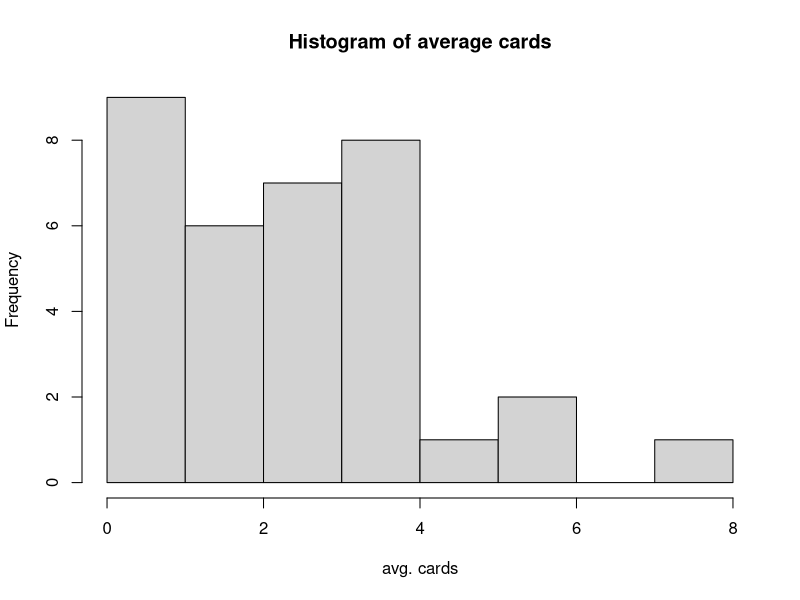
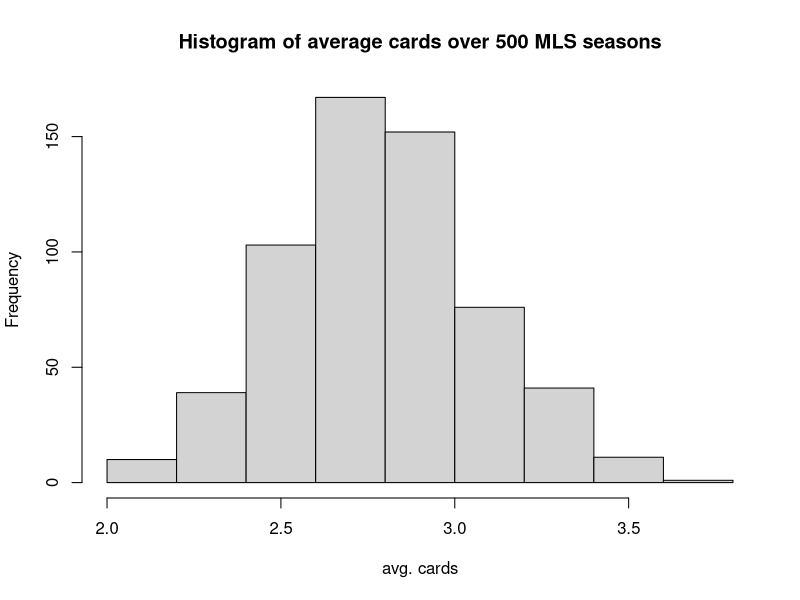
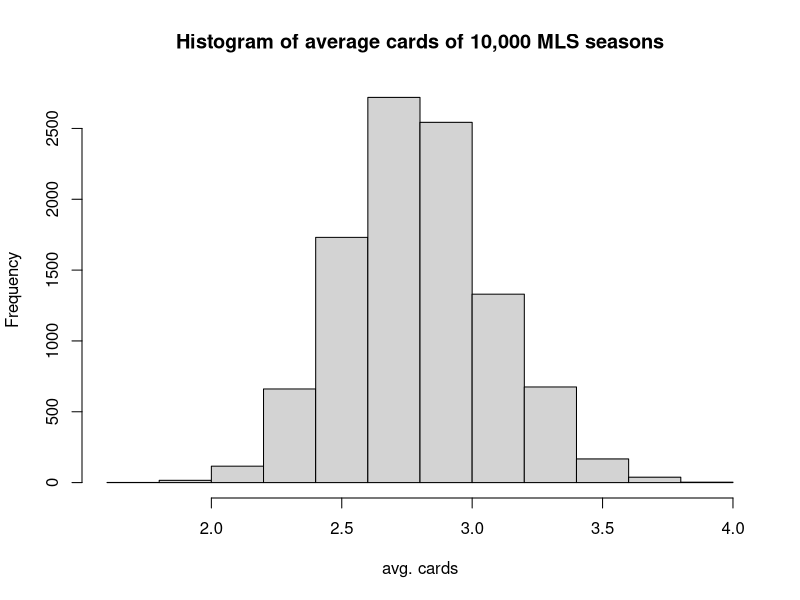
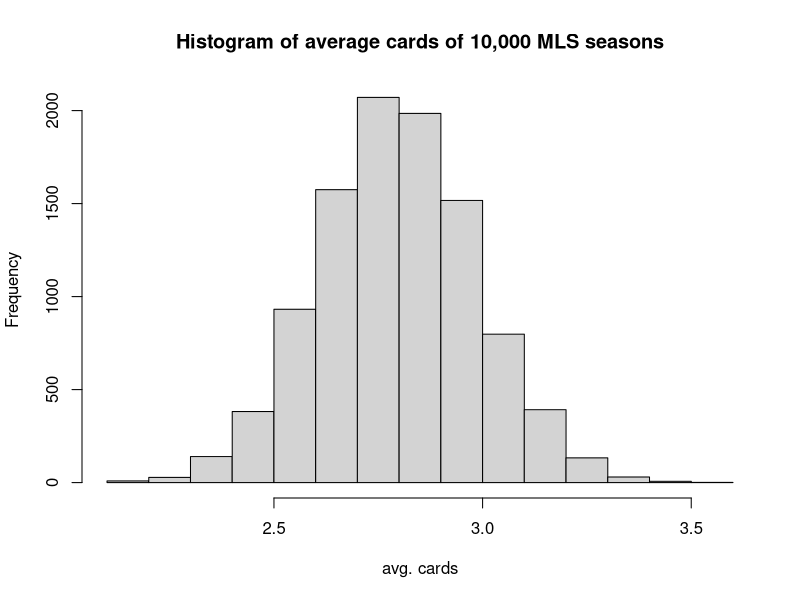
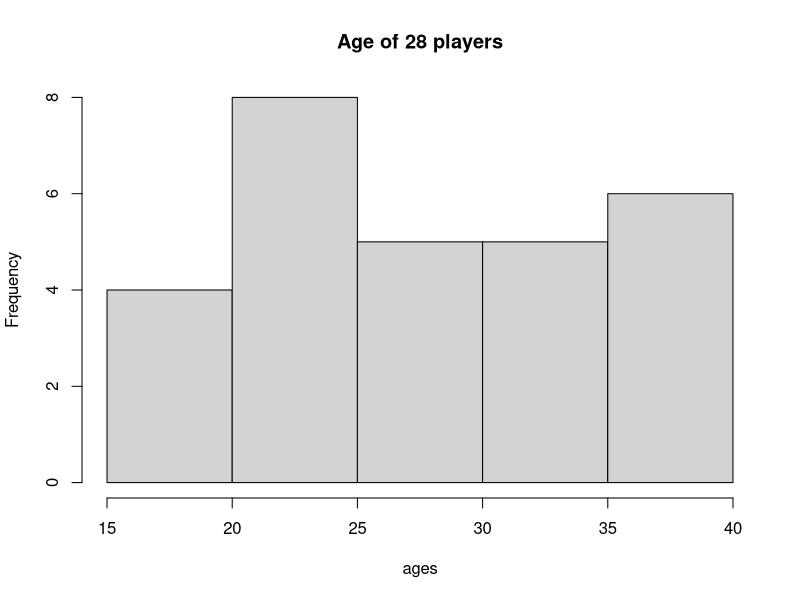
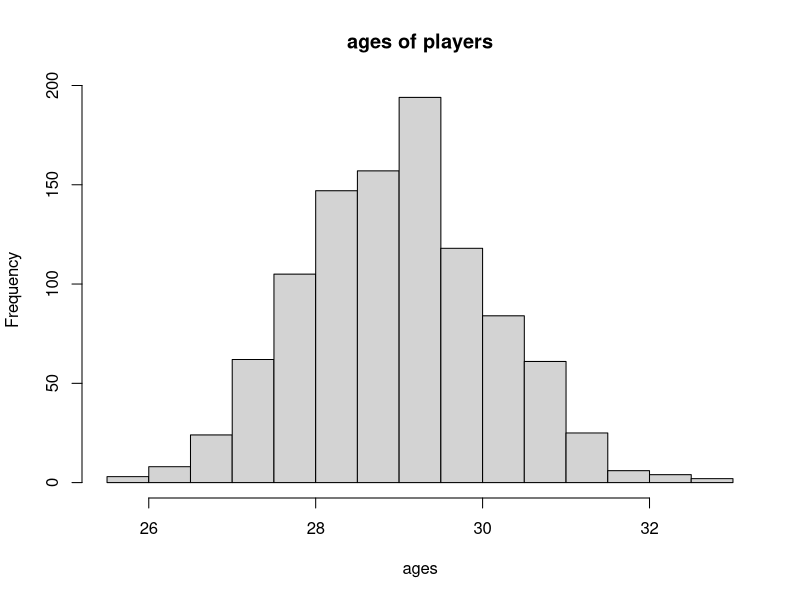

Here is the R script that generated these plots, in order:
## ---- chunk 1
number <- 34
C <- rep(NA, number)

for(i in 1:number){
  C[i] = rpois(1, 2.8)
}

hist(C, main="Histogram of average cards",xlab = "avg. cards")
## ---- chunk 2
mean(C)
var(C)
## ---- chunk 3
NMC <- 600
Cset <- rep(NA, number)

for(i in 1:NMC){
  c = rpois(34, 2.8)
  Cset[i] = mean(c)
}
## ---- chunk 4
mean(Cset)
var(Cset)
## ---- chunk 5
hist(Cset, main="Histogram of average cards over 500 MLS seasons",xlab = "avg. cards")
## ---- chunk 6
NMC <- 10000
Cset <- rep(NA, number)

for(i in 1:NMC){
  c = rpois(34, 2.8)
  Cset[i] = mean(c)
}

hist(Cset, main="Histogram of average cards of 10,000 MLS seasons",xlab = "avg. cards")
mean(Cset)
var(Cset)
## ---- chunk 7
NMC <- 10000
Cset <- rep(NA, number)

for(i in 1:NMC){
  c = rpois(80, 2.8)
  Cset[i] = mean(c)
}

hist(Cset, main="Histogram of average cards of 10,000 MLS seasons",xlab = "avg. cards")
mean(Cset)
var(Cset)
## ---- chunk 8
number <- 28
C <- rep(NA, number)

for(i in 1:number){
  C[i] = runif(1,18,40)
}

hist(C, main = "Age of 28 players", xlab = "ages")
## ---- chunk 9
mean(C)
var(C)
## ---- chunk 10
NMC <- 1000
Cset <- rep(NA, number)

for(i in 1:NMC){
  c = runif(28,18,40)
  Cset[i] = mean(c)
}
## ---- chunk 11
mean(Cset)
var(Cset)
## ---- chunk 12
hist(Cset, main = "ages of players", xlab = "ages")
